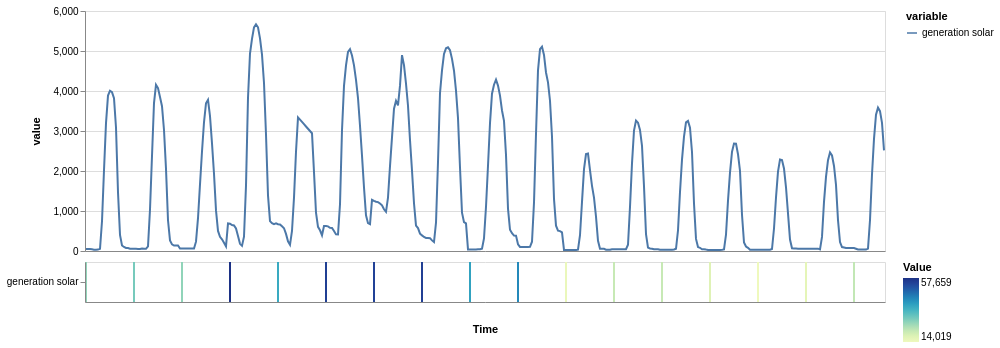

Notebook code for this chart:
### Markdown cell above
## Unequal heights in pixels

A tall main panel with a thin heatmap strip below it.

### Code cell
main = on.Plot(solar).add(on.marks.line)
strip = on.Plot(solar).add(on.marks.heatmap)

on.rows(main, strip, heights=[240, 40])\
    .properties(width=800)\
    .show()

### Figure 1 — Vega specification as saved in the notebook (floating-point values rounded to 4 significant figures; data arrays with more than 128 entries replaced by an {"elided": "..."} marker saying what was removed)
{"$schema": "https://vega.github.io/schema/vega/v5.json", "data": [{"name": "source_0", "values": {"elided": "400 records"}, "transform": [{"type": "formula", "expr": "toDate(datum['time'])", "as": "time"}]}, {"name": "source_1", "values": [{"sum_value": 27450.0, "variable": "generation solar", "yearmonthdate_time": "2015-01-01T00:00:00.000"}, {"sum_value": 30060.0, "variable": "generation solar", "yearmonthdate_time": "2015-01-02T00:00:00.000"}, {"sum_value": 27500.0, "variable": "generation solar", "yearmonthdate_time": "2015-01-03T00:00:00.000"}, {"sum_value": 57660.0, "variable": "generation solar", "yearmonthdate_time": "2015-01-04T00:00:00.000"}, {"sum_value": 37860.0, "variable": "generation solar", "yearmonthdate_time": "2015-01-05T00:00:00.000"}, {"sum_value": 54970.0, "variable": "generation solar", "yearmonthdate_time": "2015-01-06T00:00:00.000"}, {"sum_value": 54420.0, "variable": "generation solar", "yearmonthdate_time": "2015-01-07T00:00:00.000"}, {"sum_value": 54840.0, "variable": "generation solar", "yearmonthdate_time": "2015-01-08T00:00:00.000"}, {"sum_value": 39410.0, "variable": "generation solar", "yearmonthdate_time": "2015-01-09T00:00:00.000"}, {"sum_value": 43440.0, "variable": "generation solar", "yearmonthdate_time": "2015-01-10T00:00:00.000"}, {"sum_value": 15120.0, "variable": "generation solar", "yearmonthdate_time": "2015-01-11T00:00:00.000"}, {"sum_value": 21290.0, "variable": "generation solar", "yearmonthdate_time": "2015-01-12T00:00:00.000"}, {"sum_value": 21260.0, "variable": "generation solar", "yearmonthdate_time": "2015-01-13T00:00:00.000"}, {"sum_value": 17570.0, "variable": "generation solar", "yearmonthdate_time": "2015-01-14T00:00:00.000"}, {"sum_value": 14020.0, "variable": "generation solar", "yearmonthdate_time": "2015-01-15T00:00:00.000"}, {"sum_value": 16270.0, "variable": "generation solar", "yearmonthdate_time": "2015-01-16T00:00:00.000"}, {"sum_value": 22080.0, "variable": "generation solar", "yearmonthdate_time": "2015-01-17T00:00:00.000"}], "transform": [{"type": "formula", "expr": "toDate(datum['yearmonthdate_time'])", "as": "yearmonthdate_time"}]}, {"name": "source_0_x_domain_time_0", "values": {"elided": "400 records"}, "transform": [{"type": "formula", "expr": "toDate(datum['time'])", "as": "time"}]}, {"name": "source_1_x_domain_yearmonthdate_time_1", "values": [{"yearmonthdate_time": "2015-01-01T00:00:00.000"}, {"yearmonthdate_time": "2015-01-02T00:00:00.000"}, {"yearmonthdate_time": "2015-01-03T00:00:00.000"}, {"yearmonthdate_time": "2015-01-04T00:00:00.000"}, {"yearmonthdate_time": "2015-01-05T00:00:00.000"}, {"yearmonthdate_time": "2015-01-06T00:00:00.000"}, {"yearmonthdate_time": "2015-01-07T00:00:00.000"}, {"yearmonthdate_time": "2015-01-08T00:00:00.000"}, {"yearmonthdate_time": "2015-01-09T00:00:00.000"}, {"yearmonthdate_time": "2015-01-10T00:00:00.000"}, {"yearmonthdate_time": "2015-01-11T00:00:00.000"}, {"yearmonthdate_time": "2015-01-12T00:00:00.000"}, {"yearmonthdate_time": "2015-01-13T00:00:00.000"}, {"yearmonthdate_time": "2015-01-14T00:00:00.000"}, {"yearmonthdate_time": "2015-01-15T00:00:00.000"}, {"yearmonthdate_time": "2015-01-16T00:00:00.000"}, {"yearmonthdate_time": "2015-01-17T00:00:00.000"}], "transform": [{"type": "formula", "expr": "toDate(datum['yearmonthdate_time'])", "as": "yearmonthdate_time"}]}, {"name": "source_0_concat_0_y_domain_value", "values": [{"min": 23.0, "max": 5668.0}]}, {"name": "source_0_concat_0_color_domain_variable", "values": [{"variable": "generation solar"}]}, {"name": "source_1_concat_1_y_domain_variable", "values": [{"variable": "generation solar"}]}, {"name": "source_1_concat_1_color_domain_sum_value", "values": [{"min": 14020.0, "max": 57660.0}]}], "signals": [{"name": "concat_0_height", "value": 240}, {"name": "concat_1_height", "value": 40}], "marks": [{"type": "group", "name": "concat_0_group", "encode": {"update": {"width": {"signal": "width"}, "height": {"signal": "concat_0_height"}}}, "marks": [{"type": "group", "name": "concat_0_layer_0_pathgroup", "from": {"facet": {"data": "source_0", "name": "faceted_path_concat_0_layer_0_main", "groupby": ["variable"]}}, "encode": {"update": {"width": {"field": {"signal": null, "datum": null, "group": "width", "parent": null}}, "height": {"field": {"signal": null, "datum": null, "group": "height", "parent": null}}}}, "marks": [{"type": "line", "name": "concat_0_layer_0_marks", "from": {"data": "faceted_path_concat_0_layer_0_main"}, "sort": {"field": "x"}, "encode": {"update": {"stroke": {"field": "variable", "scale": "concat_0_color"}, "x": {"field": "time", "scale": "x", "band": 0.5}, "defined": {"signal": "isValid(datum[\"value\"]) && isFinite(+datum[\"value\"])"}, "y": {"field": "value", "scale": "concat_0_y"}}}, "style": ["line"]}]}], "axes": [{"scale": "concat_0_y", "maxExtent": 0, "grid": true, "tickCount": {"signal": "ceil(concat_0_height/40)"}, "domain": false, "labels": false, "orient": "left", "ticks": false, "gridScale": "x", "zindex": 0, "aria": false, "minExtent": 0}, {"scale": "x", "formatType": "time", "labelOverlap": true, "zindex": 0, "labels": false, "maxExtent": 0, "grid": false, "ticks": false, "minExtent": 0, "labelFlush": true, "orient": "bottom"}, {"scale": "concat_0_y", "labelOverlap": true, "tickCount": {"signal": "ceil(concat_0_height/40)"}, "grid": false, "zindex": 0, "title": "value", "orient": "left"}], "style": "cell", "legends": [{"stroke": "concat_0_color", "symbolType": "stroke", "title": "variable"}]}, {"type": "group", "name": "concat_1_group", "encode": {"update": {"width": {"signal": "width"}, "height": {"signal": "concat_1_height"}}}, "marks": [{"type": "rect", "name": "concat_1_layer_0_marks", "from": {"data": "source_1"}, "encode": {"update": {"fill": {"field": "sum_value", "scale": "concat_1_color"}, "x": {"field": "yearmonthdate_time", "scale": "x"}, "height": {"signal": "max(0.25, bandwidth('concat_1_y'))"}, "width": {"signal": "max(0.25, bandwidth('x'))"}, "y": {"field": "variable", "scale": "concat_1_y"}}}, "style": ["rect"]}], "axes": [{"scale": "x", "formatType": "time", "grid": false, "title": "Time", "encode": {"labels": {"update": {"fill": [{"test": "month(datum.value) == 1 && date(datum.value) == 1", "value": "black"}, {"value": null}]}}, "ticks": {"update": {"stroke": [{"test": "month(datum.value) == 1 && date(datum.value) == 1", "value": "black"}, {"value": null}]}}}, "labelOverlap": false, "zindex": 1, "tickMinStep": {"signal": "datetime(2001, 0, 2, 0, 0, 0, 0) - datetime(2001, 0, 1, 0, 0, 0, 0)"}, "orient": "bottom", "labelAngle": 0, "format": "%Y", "labelBaseline": "top"}, {"scale": "concat_1_y", "grid": false, "orient": "left", "zindex": 1}], "style": "cell", "legends": [{"title": "Value", "fill": "concat_1_color", "gradientLength": {"signal": "clamp(concat_1_height, 64, 200)"}}]}], "scales": [{"name": "x", "type": "band", "domain": {"fields": [{"data": "source_0_x_domain_time_0", "field": "time"}, {"data": "source_1_x_domain_yearmonthdate_time_1", "field": "yearmonthdate_time"}], "sort": true}, "range": [0, {"signal": "width"}], "paddingOuter": 0, "paddingInner": 0}, {"name": "concat_0_y", "type": "linear", "domain": [{"signal": "(data(\"source_0_concat_0_y_domain_value\")[0] || {}).min"}, {"signal": "(data(\"source_0_concat_0_y_domain_value\")[0] || {}).max"}], "range": [{"signal": "concat_0_height"}, 0], "zero": true, "nice": true}, {"name": "concat_0_color", "type": "ordinal", "domain": {"data": "source_0_concat_0_color_domain_variable", "field": "variable", "sort": true}, "range": "category"}, {"name": "concat_1_y", "type": "band", "domain": {"data": "source_1_concat_1_y_domain_variable", "field": "variable", "sort": true}, "range": [0, {"signal": "concat_1_height"}], "paddingInner": 0, "paddingOuter": 0}, {"name": "concat_1_color", "type": "linear", "domain": [{"signal": "(data(\"source_1_concat_1_color_domain_sum_value\")[0] || {}).min"}, {"signal": "(data(\"source_1_concat_1_color_domain_sum_value\")[0] || {}).max"}], "range": "heatmap", "zero": false, "interpolate": "hcl"}], "padding": 5, "config": {"axisY": {"minExtent": 40}}, "layout": {"padding": 4, "columns": 1, "bounds": "full", "align": "each", "center": false}, "width": 800, "background": "white"}
